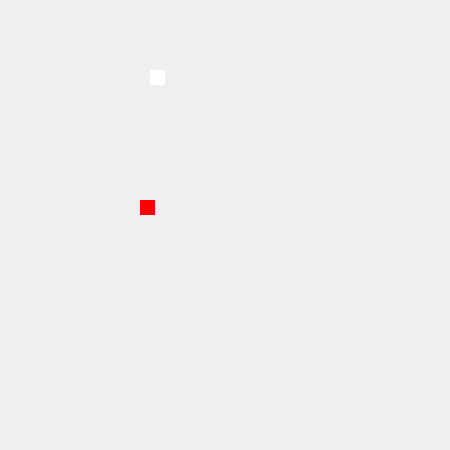
<?xml version="1.0" encoding="UTF-8"?>
<ui version="4.0">
 <class>MainWindow</class>
 <widget class="QMainWindow" name="MainWindow">
  <property name="geometry">
   <rect>
    <x>0</x>
    <y>0</y>
    <width>450</width>
    <height>450</height>
   </rect>
  </property>
  <property name="windowTitle">
   <string>MainWindow</string>
  </property>
  <widget class="QWidget" name="centralwidget">
   <widget class="QLabel" name="lblFood">
    <property name="geometry">
     <rect>
      <x>140</x>
      <y>200</y>
      <width>15</width>
      <height>15</height>
     </rect>
    </property>
    <property name="styleSheet">
     <string notr="true">background-color:red;</string>
    </property>
    <property name="text">
     <string/>
    </property>
   </widget>
   <widget class="QLabel" name="lblSnake">
    <property name="geometry">
     <rect>
      <x>150</x>
      <y>70</y>
      <width>15</width>
      <height>15</height>
     </rect>
    </property>
    <property name="styleSheet">
     <string notr="true">background-color:white;</string>
    </property>
    <property name="text">
     <string/>
    </property>
   </widget>
  </widget>
 </widget>
 <resources/>
 <connections/>
</ui>
